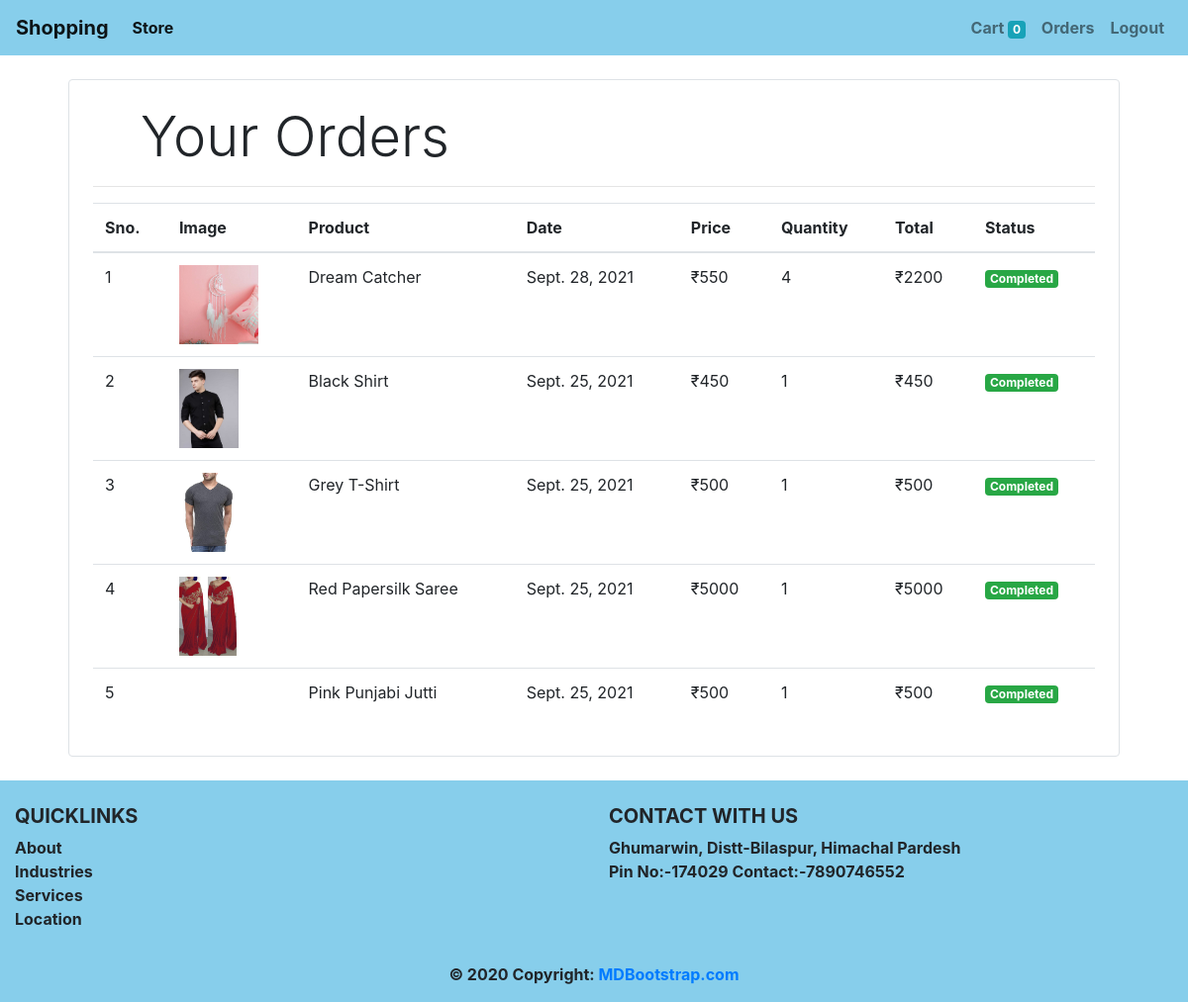
Screenshot of /orders (signed in) with the database file from the repository.
### store/models/orders.py (models this page shows, shortened)
class Orders(models.Model):
    product = models.ForeignKey(Product,
                                on_delete=models.CASCADE)
    customer = models.ForeignKey(Customer,
                                 on_delete=models.CASCADE)
    quantity = models.IntegerField(default=1)
    price = models.IntegerField()
    address = models.CharField(max_length=50, default='', blank=True)
    phone = models.CharField(max_length=50, default='', blank=True)
    date = models.DateField(default=datetime.datetime.today)
    status = models.BooleanField(default=False)
    @staticmethod
    def get_orders_by_customer(customer_id):
        return Orders \
            .objects \
            .filter(customer=customer_id)\
            .order_by('-date')

### store/models/product.py (models this page shows, shortened)
class Product(models.Model):
    name = models.CharField(max_length=50)
    price = models.IntegerField(default=0)
    category = models.ForeignKey(Category, on_delete=models.CASCADE , default=1)
    description = models.CharField(max_length=200 , default='' , null=True , blank=True )
    image = models.ImageField(upload_to='uploads/products/')

### store/middlewares/auth.py (the view)
    def middleware(request):
         print(request.session.get('customer'))
         returnUrl = request.META['PATH_INFO']
         print(request.META['PATH_INFO'])
         if not request.session.get('customer'):
            return redirect(f'login?return_url={returnUrl}')
         response = get_response(request)
         return response

### store/templatetags/custom_filter.py (called while the page is built)
@register.filter(name='currency')
def currency(number):
    return "₹"+str(number)

@register.filter(name='multiply')
def multiply(number , number1):
    return number * number1

### store/views/orders.py (called while the page is built)
    def get(self , request ):
        customer = request.session.get('customer')
        orders = Orders.get_orders_by_customer(customer)
        print(orders)
        return render(request , 'orders.html' , {'orders' : orders})

### store/templates/orders.html (shortened to what this page needs)
{% extends 'base.html' %}
{% block content %}
{% load cart %}
{% load custom_filter %}
<div class="container">
    <div class="border rounded p-4 m-4 ">
        <p class="display-4 pl-4 ml-4">Your Orders</p>
        <hr>
        <table class="table">
            <thead>
            <tr>
                <th>Sno.</th>
                <th>Image</th>
                <th>Product</th>
                <th>Date</th>
                <th>Price</th>
                <th>Quantity</th>
                <th>Total</th>
                <th>Status</th>
            </thead>
            <tbody>
            {% for order in orders %}
            <tr>
                <td>{{forloop.counter}}</td>
                <td><img style="height: 80px;
                class="rounded-circle" src="{{order.product.image.url}}" alt=""></td>
                <td>{{order.product.name}}</td>
                <td>{{order.date}}</td>
                <td>{{order.price|currency}}</td>
                <td>{{order.quantity}}</td>
                <td>{{order.quantity|multiply:order.price|currency}}</td>
                {% if order.status %}
                <td><small class="badge
                badge-success">Completed</small></td>
                {% else %}
                <td><small class="badge
                badge-warning">Pending</small></td>
                {% endif %}
            </tr>
            {% endfor %}
            </tbody>
        </table>
    </div>
</div>
{% endblock %}

### store/templates/base.html (shortened to what this page needs)
<!doctype html>
<html lang="en">
<head>
    <link href="https://stackpath.bootstrapcdn.com/bootstrap/4.1.3/css/bootstrap.min.css"
 rel="stylesheet">
</head>
<body>
<nav class="navbar navbar-expand-lg navbar-light">
    <a class="navbar-brand" href="/">Shopping</a>
    <div class="collapse navbar-collapse" id="navbarSupportedContent">
        <ul class="navbar-nav mr-auto">
            <li class="nav-item active">
                <a class="nav-link" href="#">Store <span class="sr-only">(current)</span></a>
            </li>
        </ul>
        <form class="form-inline my-2 my-lg-0">
             <ul class="navbar-nav mr-auto">
                  <li class="nav-item">
                    <a class="nav-link" href="/cart">Cart
                        <span class="badge badge-info">{{request.session.cart.keys|length}}</span>
                        <span class="sr-only">(current)</span></a>
                </li>
                 {% if request.session.customer %}
                <li class="nav-item">
                    <a class="nav-link" href="/orders">Orders<span class="sr-only">(current)</span></a>
                </li>
                <li class="nav-item">
                    <a class="nav-link" href="/logout">Logout<span class="sr-only">(current)</span></a>
                </li>
                {% endif %}
            </ul>
        </form>
    </div>
</nav>
{% block content %}{% endblock %}
<footer class="page-footer font-small teal pt-4">
    <div class="container-fluid text-center text-md-left">
        <div class="row">
            <div class="col-md-6 mt-md-0 mt-3">
                <h5 class="text-uppercase font-weight-bold">QUICKLINKS</h5>
                <p>About
                    <br>Industries
                    <br> Services
                    <br>Location
                </p>
            </div>
            <div class="col-md-6 mb-md-0 mb-3">
                <h5 class="text-uppercase font-weight-bold">CONTACT WITH US</h5>
                <p>Ghumarwin, Distt-Bilaspur, Himachal Pardesh <br>Pin No:-174029
                    Contact:-7890746552</p>
            </div>
        </div>
    </div>
    <div class="footer-copyright text-center py-3">© 2020 Copyright:
        <a href="https://mdbootstrap.com/"> MDBootstrap.com</a>
    </div>
</footer>
</body>
</html>

### store/templates/base.html (style rules this page uses)
.navbar { background-color:skyblue; font-weight:bold; }
.page-footer { background-color:skyblue; font-weight:bold; }

### rows the page displays
Orders: product.image (picture), product.name "Dream Catcher", date "Sept. 28, 2021", price "₹550", quantity "4", quantity|multiply "₹2200", status "Completed"
Orders: product.image (picture), product.name "Black Shirt", date "Sept. 25, 2021", price "₹450", quantity "1", quantity|multiply "₹450", status "Completed"
Orders: product.image (picture), product.name "Grey T-Shirt", date "Sept. 25, 2021", price "₹500", quantity "1", quantity|multiply "₹500", status "Completed"
Orders: product.image (picture), product.name "Red Papersilk Saree", date "Sept. 25, 2021", price "₹5000", quantity "1", quantity|multiply "₹5000", status "Completed"
Orders: product.name "Pink Punjabi Jutti", date "Sept. 25, 2021", price "₹500", quantity "1", quantity|multiply "₹500", status "Completed"

### other values shown
{{ request.session.cart.keys|length }} "0"
